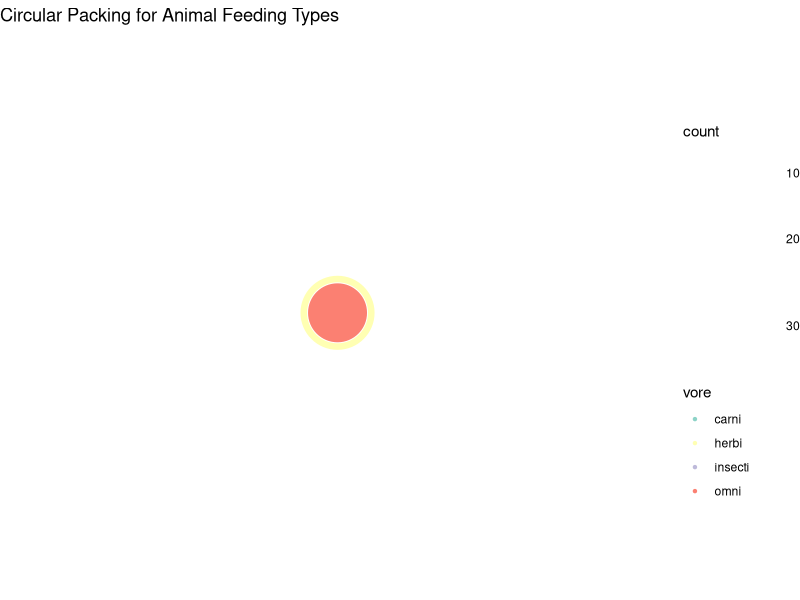

The R source for this figure:
#CIRCULARPACKING
# Gerekli k??t??phaneleri y??kle
install.packages("ggplot2")
install.packages("ggforce")
install.packages("dplyr")
library(ggplot2)
library(ggforce)
library(dplyr)

# Veri setini y??kle ve incele
data(msleep)
head(msleep)

# Veriyi haz??rlama: vore s??tunundaki kelimelerin s??kl??klar??n?? hesapla
vore_counts <- msleep %>%
  group_by(vore) %>%
  summarise(count = n()) %>%
  na.omit()

# Circular Packing grafi??i olu??turma
ggplot(vore_counts, aes(x = 0, y = 0, r = sqrt(count), fill = vore)) +
  geom_point(aes(size = count), shape = 21, color = "white") +  # Daireler i??in grafik
  scale_size_continuous(range = c(5, 25)) +  # Daire boyutlar??n?? ayarl??yoruz
  scale_fill_brewer(palette = "Set3") +  # Renk paletini belirliyoruz
  theme_void() +  # Temay?? bo?? b??rak??yoruz
  ggtitle("Circular Packing for Animal Feeding Types")  # Ba??l??k ekliyoruz
